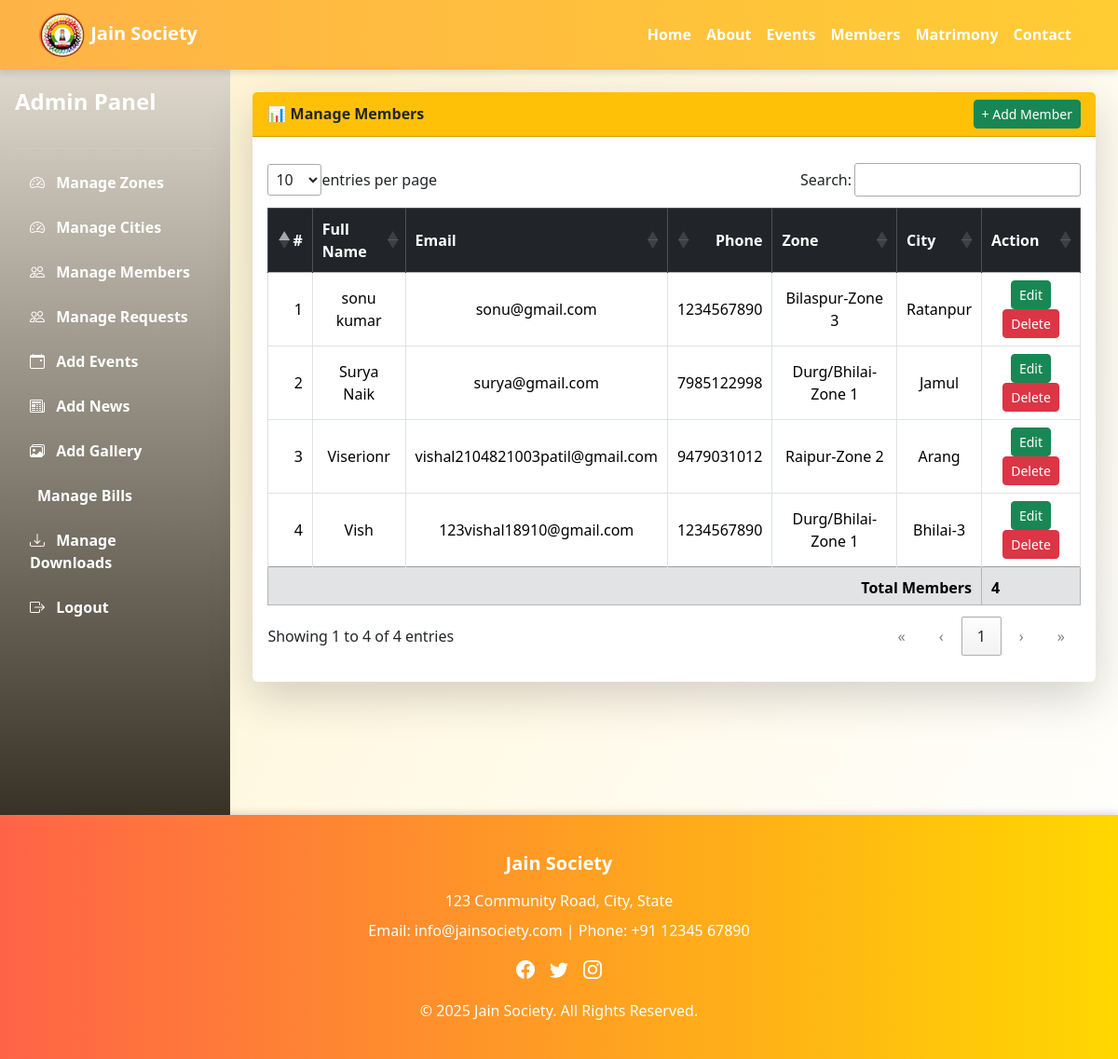
The app's page /dataTableMember.php (signed in), older data.
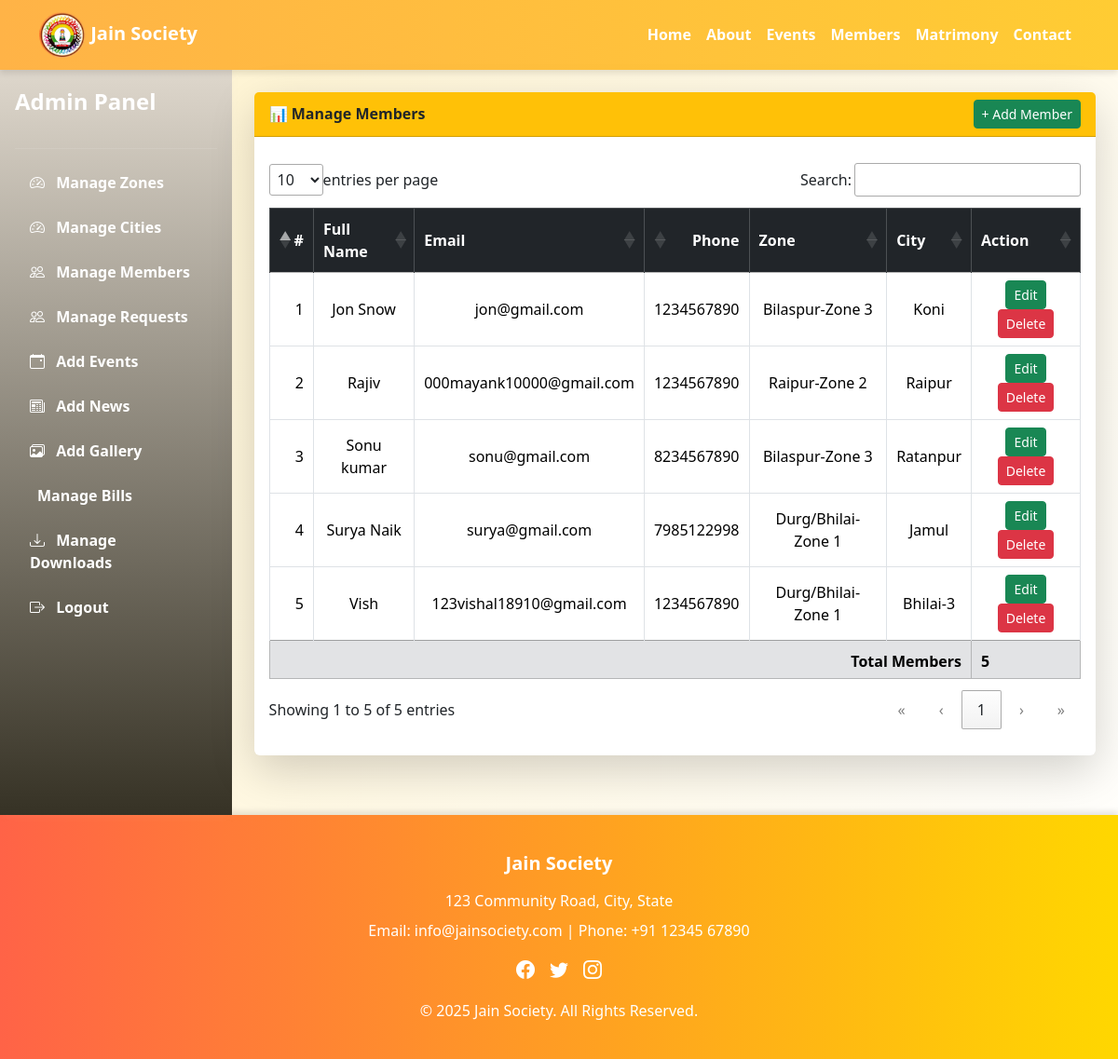
The same page, newer data.
### tables this page shows
CREATE TABLE IF NOT EXISTS `members` (
  `member_id` int NOT NULL AUTO_INCREMENT,
  `user_id` int NOT NULL,
  `zone_id` int NOT NULL,
  `city_id` int NOT NULL,
  `plan_id` int NOT NULL,
  `gender` varchar(20) NOT NULL,
  `dob` date NOT NULL,
  `membership_start` date DEFAULT NULL,
  `membership_end` date DEFAULT NULL,
  `phone` text NOT NULL,
  `address` text,
  `photo` varchar(255) DEFAULT NULL,
  `created_at` timestamp NULL DEFAULT CURRENT_TIMESTAMP,
  `fullname` varchar(50) NOT NULL,
  `balance_amount` float NOT NULL,
  PRIMARY KEY (`member_id`),
  KEY `user_id` (`user_id`),
  KEY `zone_id` (`zone_id`),
  KEY `city_id` (`city_id`),
  KEY `plan_id` (`plan_id`)
);

CREATE TABLE IF NOT EXISTS `users` (
  `id` int NOT NULL AUTO_INCREMENT,
  `name` varchar(150) NOT NULL,
  `email` varchar(150) NOT NULL,
  `password` varchar(255) NOT NULL DEFAULT '123456',
  `role` varchar(30) NOT NULL DEFAULT 'user',
  `created_at` timestamp NULL DEFAULT CURRENT_TIMESTAMP,
  `onboarding` int NOT NULL DEFAULT '0',
  PRIMARY KEY (`id`),
  UNIQUE KEY `email` (`email`)
);

CREATE TABLE IF NOT EXISTS `zones` (
  `zone_id` int NOT NULL AUTO_INCREMENT,
  `zone_name` varchar(100) NOT NULL,
  `zstatus` int NOT NULL DEFAULT '1',
  PRIMARY KEY (`zone_id`),
  UNIQUE KEY `name` (`zone_name`)
);

CREATE TABLE IF NOT EXISTS `cities` (
  `city_id` int NOT NULL AUTO_INCREMENT,
  `zone_id` int NOT NULL,
  `city_name` varchar(100) NOT NULL,
  `cstatus` int NOT NULL DEFAULT '1',
  PRIMARY KEY (`city_id`),
  KEY `zone_id` (`zone_id`)
);

### dataTableMember.php (the view, shortened to what this page needs)
<?php
if(isset($_SESSION["uname"]) && $_SESSION["utype"]=='admin')
{
include("header.php");
include("connectdb.php");
?>
<main>
<div class="d-flex">
    <?php include('adminDashboard.php'); ?>
    <div class="flex-grow-1 p-4">
    <div class="card shadow-lg border-0">
        <div class="card-header bg-warning fw-bold text-dark d-flex justify-content-between align-items-center">
            <span>📊 Manage Members</span>
            <a href="adminaddmem.php">
                <button class="btn btn-success btn-sm">+ Add Member</button>
            </a>
        </div>
        <div class="card-body table-responsive">
            <table class="table table-bordered table-hover align-middle text-center" id="myTable">
                <thead class="table-dark">
                    <tr>
                        <th>#</th>
                        <th>Full Name</th>
                        <th>Email</th>
                        <th>Phone</th>
                        <th>Zone</th>
                        <th>City</th>
                        <th>Action</th>
                    </tr>
                </thead>
                <tbody>
<?php
$res = mysqli_query($con,"
SELECT
    m.member_id,
    m.user_id,
    m.zone_id,
    m.city_id,
    m.plan_id,
    m.fullname,
    m.gender,
    m.phone,
    m.dob,
    m.membership_start,
    m.membership_end,
    m.address,
    m.photo,
    z.zone_name,
    c.city_name,
    u.email
FROM members m
LEFT JOIN users u ON m.user_id = u.id
LEFT JOIN zones z ON m.zone_id = z.zone_id
LEFT JOIN cities c ON m.city_id = c.city_id
ORDER BY m.fullname ASC
");
$i = 1;
while($row = mysqli_fetch_assoc($res)){
?>
<tr id="memberRow<?= $row['member_id'] ?>">
    <td><?= $i++ ?></td>
    <td><?= $row['fullname'] ?></td>
    <td><?= $row['email'] ?></td>
    <td><?= $row['phone'] ?></td>
    <td><?= $row['zone_name'] ?></td>
    <td><?= $row['city_name'] ?></td>
    <td>
        <button class="btn btn-sm btn-success"
onclick="openMemberEditModal(
<?= $row['member_id'] ?>,
'<?= $row['fullname'] ?>',
'<?= $row['phone'] ?>',
'<?= $row['gender'] ?>',
'<?= $row['dob'] ?>',
'<?= $row['address'] ?>',
'<?= $row['membership_start'] ?>',
'<?= $row['membership_end'] ?>',
<?= $row['zone_id'] ?>,
<?= $row['city_id'] ?>,
<?= $row['plan_id'] ?>
)"
>
Edit
</button>
        <button class="btn btn-sm btn-danger"
            onclick="deleteMember(<?= $row['member_id'] ?>)">
            Delete
        </button>
    </td>
</tr>
<?php } ?>
                </tbody>
                <tfoot class="table-secondary fw-bold">
                    <tr>
                        <td colspan="6" class="text-end">Total Members</td>
                        <td><?= $i-1 ?></td>
                    </tr>
                </tfoot>
            </table>
        </div>
    </div>
    </div>
</div>
</main>
<?php
include("footer.php");
}else{
    include("index.php");
}
?>

Row changes from the older to the newer data that the page shows:
removed members: fullname "Viserionr", user.email "vishal2104821003patil@gmail.com", phone "9479031012", zone.zone_name "Raipur-Zone 2", city.city_name "Arang"
added members: fullname "Jon Snow", user.email "jon@gmail.com", phone "1234567890", zone.zone_name "Bilaspur-Zone 3", city.city_name "Koni"
added members: fullname "Rajiv", user.email "000mayank10000@gmail.com", phone "1234567890", zone.zone_name "Raipur-Zone 2", city.city_name "Raipur"
changed members "sonu@gmail.com": fullname "sonu kumar" → "Sonu kumar"; phone "1234567890" → "8234567890"
Text that changed along with them:
text written by a page script: "entries per page Search: Showing 1 to 4 of 4 entries « ‹ 1 › »" → "entries per page Search: Showing 1 to 5 of 5 entries « ‹ 1 › »"
$i-1: "4" → "5"
